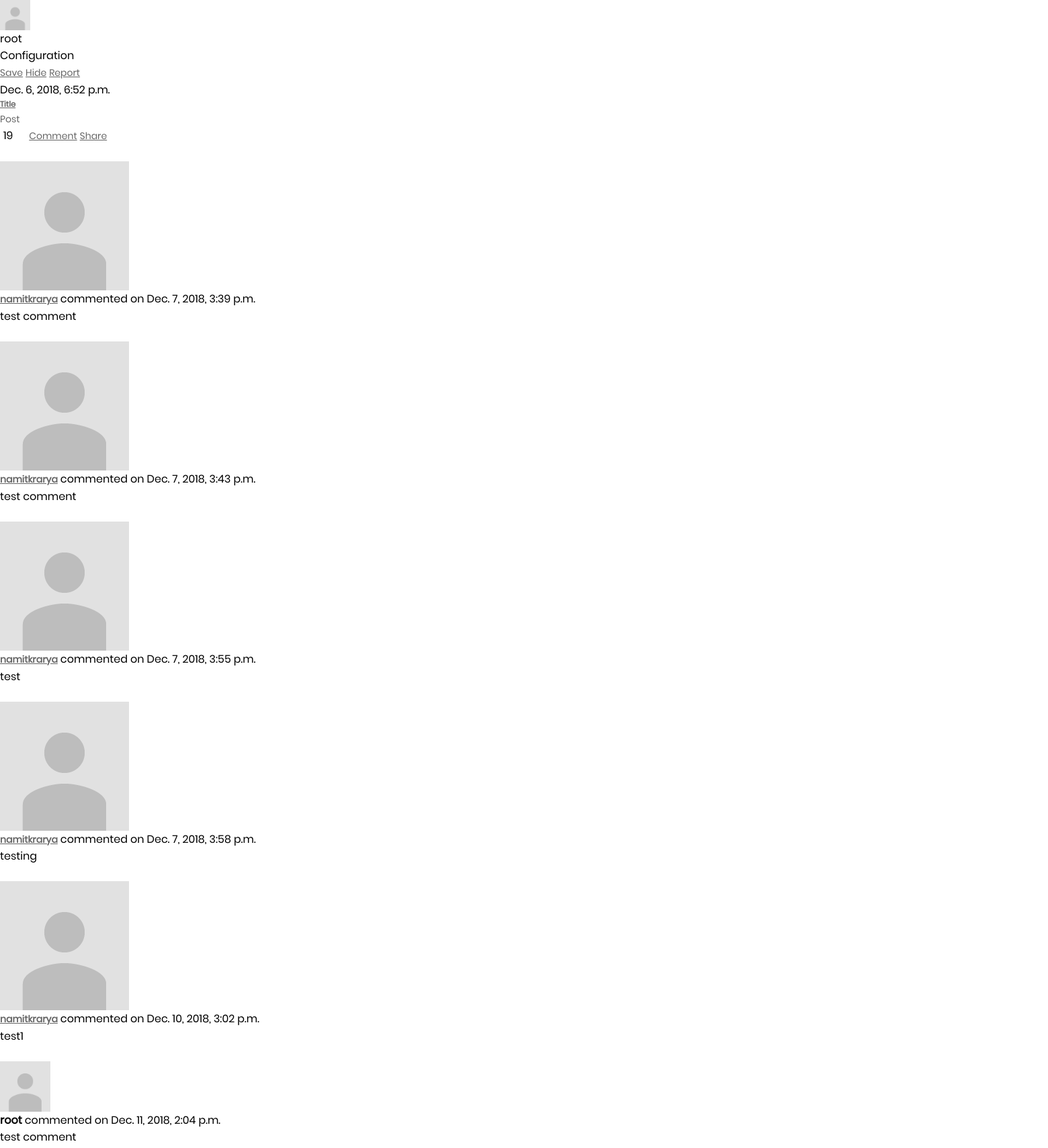
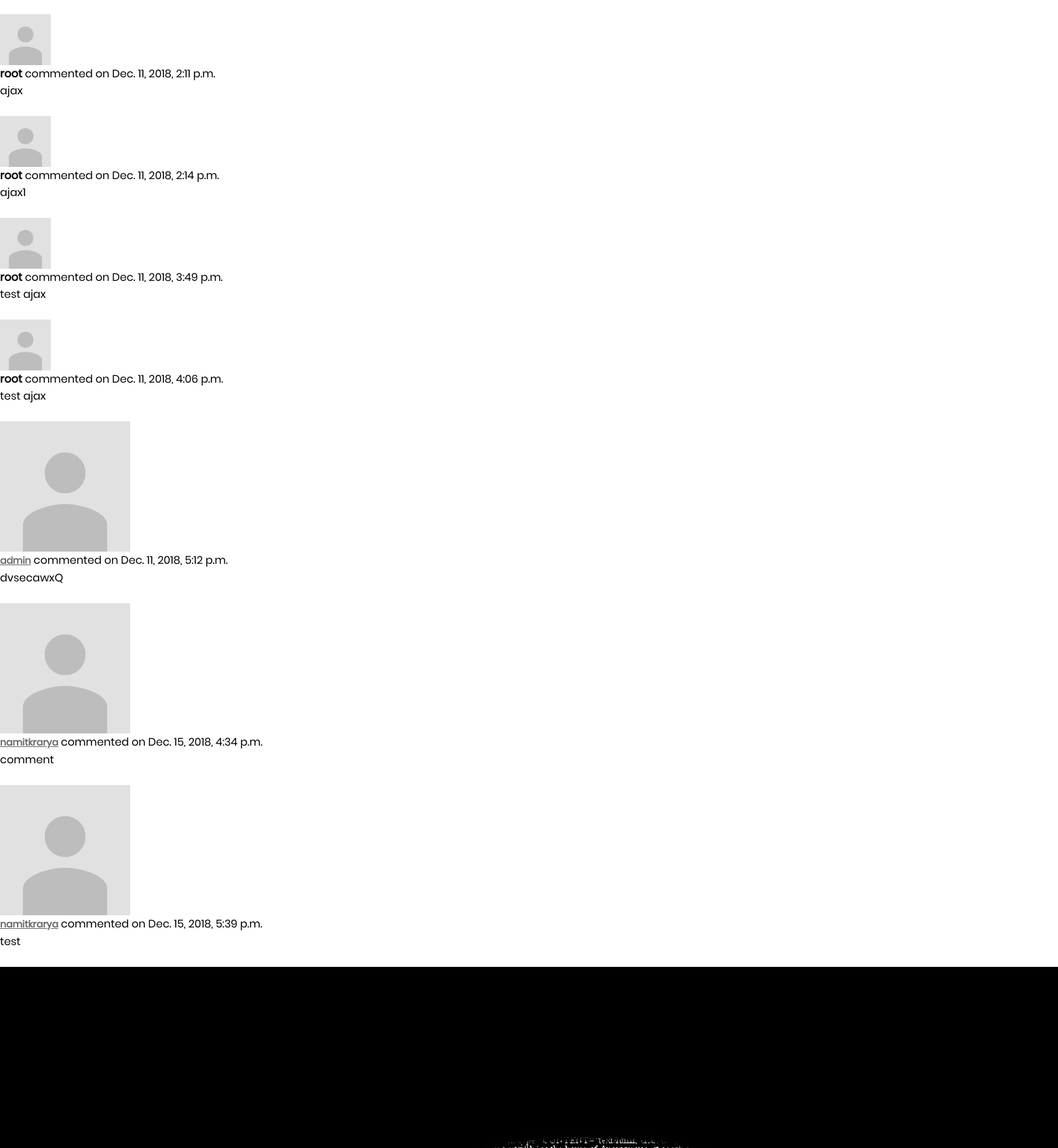
Page /post/ (upper part) on the committed database (2 pictures, top to bottom).
### profiles/models.py (models this page shows, shortened)
class Post(models.Model):
    title = models.CharField(max_length=255)
    content = models.TextField()
    created_on = models.DateTimeField(auto_now_add=True)
    author = models.ForeignKey(User, related_name='author',on_delete=models.CASCADE)
    upvote = models.ManyToManyField(User, related_name='upvotes')
    downvote = models.ManyToManyField(User, related_name='downvotes')
    vote_count = models.IntegerField(default = 0)

class Profile(models.Model):
    department = models.CharField(max_length=3, choices=DEPARTMENTS, blank=True, help_text='Department')
    age = models.IntegerField()
    first_name = models.CharField(max_length=255)
    last_name = models.CharField(max_length=255)
    degree = models.CharField(max_length=6, choices=DEGREES, blank=True, help_text='Degree')
    description = models.CharField(max_length=255, blank=True)
    profile_picture = models.ImageField(upload_to='images/profile_pictures',
                                        default="images/profile_pictures/default.png")
    city = models.CharField(max_length=255)
    user = models.ForeignKey(User, related_name='profile', on_delete=models.CASCADE, null=True)
    admin_of_courses = models.ManyToManyField(Course, related_name='courses')
    admin = models.BooleanField(default=False)

class Comment(models.Model):
    content = models.TextField()
    created_on = models.DateTimeField(auto_now_add=True)
    author = models.ForeignKey(User,on_delete=models.CASCADE)
    post = models.ForeignKey(Post, related_name='comments', on_delete=models.CASCADE)

### profiles/views.py (the view, shortened to what this page needs)
# urls.py: url(r'^post/', views.post_new, name='post_new'),
def post_new(request):
	all_posts = Post.objects.all()
	template_data = {'posts' : all_posts}
	return render(request, 'post.html', template_data)

### profiles/templates/post.html (shortened to what this page needs)
{% block post %}
    {% load static %}
    <link rel="stylesheet" type="text/css" href="{% static 'css/main.css' %}">
    {% for post in posts %}
        <div class="card gedf-card">
            <div class="card-header">
                <div class="d-flex justify-content-between align-items-center">
                    <div class="d-flex justify-content-between align-items-center">
                        <div class="mr-2">
                            {% if post.author.profile.all.count == 0 %}
                                <img class="rounded-circle" width="45" src="{% static 'images/default.png' %}"/>
                            {% else %}
                                {% for profile in post.author.profile.all %}
                                    <img class="rounded-circle" width="45" src="{{profile.profile_picture.url}}">
                                {% endfor %}
                            {% endif %}
                        </div>
                        <div class="ml-2">
                            {% if post.author.profile.all.count != 0 %}
                                <div class="h5 m-0"><a href="{% url 'profile-detail' post.author.id %}">{{ post.author.username }}</a></div>
                            {% else %}
                                <div class="h5 m-0">{{ post.author.username }}</div>
                            {% endif %}
                        </div>
                    </div>
                    <div>
                        <div class="dropdown">
                            <div class="dropdown-menu dropdown-menu-right" aria-labelledby="gedf-drop1">
                                <div class="h6 dropdown-header">Configuration</div>
                                <a class="dropdown-item" href="#">Save</a>
                                <a class="dropdown-item" href="#">Hide</a>
                                <a class="dropdown-item" href="#">Report</a>
                            </div>
                        </div>
                    </div>
                </div>
            </div>
            <div class="card-body">
                <div class="text-muted h7 mb-2">  {{ post.created_on }}</div>
                <a class="card-link" href="{% url 'post-detail' post.id %}">
                    <h5 class="card-title">{{ post.title }}</h5>
                </a>
                <p class="card-text">
                    {{ post.content }}
                </p>
            </div>
            <div class="card-footer">
                <span id="votes-{{post.id}}" style="padding-right: 20px; padding-left: 5px;">{{ post.vote_count }}</span>
                <a href="#" class="card-link"> Comment</a>
                <a href="#" class="card-link"> Share</a>
            </div>
        </div>
        <div id="comments-{{post.id}}">
        {% for comment in post.comments.all %}
            <div class="row">
                <div class="col-sm-auto">
                    <div class="thumbnail">
                        {% if comment.author.profile.all.count == 0 %}
                            <img class="img-responsive user-photo" height="75px" width="75px" src="{% static 'images/default.png' %}"/>
                        {% else %}
                            {% for profile in comment.author.profile.all %}
                                <img class="img-responsive user-photo" src="{{profile.profile_picture.url}}">
                            {% endfor %}
                        {% endif %}
                    </div>
                </div>
                <div class="col">
                    <div class="panel panel-default">
                        <div class="panel-heading">
                        {% if comment.author.profile.all.count != 0 %}
                            <a href="{% url 'profile-detail' comment.author.id %}"><strong>{{comment.author}}</strong></a> <span class="text-muted">commented on {{comment.created_on}}</span>
                        {% else %}
                            <strong>{{comment.author}}</strong> <span class="text-muted">commented on {{comment.created_on}}</span>
                        {% endif %}
                        </div>
                        <div class="panel-body">
                            {{comment.content}}
                        </div>
                    </div>
                </div>
            </div>
            <br>
        {% endfor %}
        <br>
        </div>
    {% endfor %}
{% endblock %}

### profiles/static/css/main.css (style rules this page uses)
* { margin: 0px; padding: 0px; box-sizing: border-box; }
a { font-family: Poppins-Regular; font-size: 14px; line-height: 1.7; color: #666666; margin: 0px; transition: all 0.4s; -webkit-transition: all 0.4s; -o-transition: all 0.4s; -moz-transition: all 0.4s; }
h1,h2,h3,h4,h5,h6 { margin: 0px; }
p { font-family: Poppins-Regular; font-size: 14px; line-height: 1.7; color: #666666; margin: 0px; }

### rows in the picture
Post: author.username "root", created_on "Dec. 6, 2018, 6:52 p.m.", title "Title", content "Post", vote_count "19"
Comment: author "namitkrarya", created_on "Dec. 7, 2018, 3:39 p.m.", content "test comment"
Profile: profile_picture (placeholder picture)
Comment: author "namitkrarya", created_on "Dec. 7, 2018, 3:43 p.m.", content "test comment"
Comment: author "namitkrarya", created_on "Dec. 7, 2018, 3:55 p.m.", content "test"
Comment: author "namitkrarya", created_on "Dec. 7, 2018, 3:58 p.m.", content "testing"
Comment: author "namitkrarya", created_on "Dec. 10, 2018, 3:02 p.m.", content "test1"
Comment: author "root", created_on "Dec. 11, 2018, 2:04 p.m.", content "test comment"
Comment: author "root", created_on "Dec. 11, 2018, 2:11 p.m.", content "ajax"
Comment: author "root", created_on "Dec. 11, 2018, 2:14 p.m.", content "ajax1"
Comment: author "root", created_on "Dec. 11, 2018, 3:49 p.m.", content "test ajax"
Comment: author "root", created_on "Dec. 11, 2018, 4:06 p.m.", content "test ajax"
Comment: author "admin", created_on "Dec. 11, 2018, 5:12 p.m.", content "dvsecawxQ"
Profile: profile_picture (placeholder picture)
Comment: author "namitkrarya", created_on "Dec. 15, 2018, 4:34 p.m.", content "comment"
Comment: author "namitkrarya", created_on "Dec. 15, 2018, 5:39 p.m.", content "test"
Profile: profile_picture (picture)
